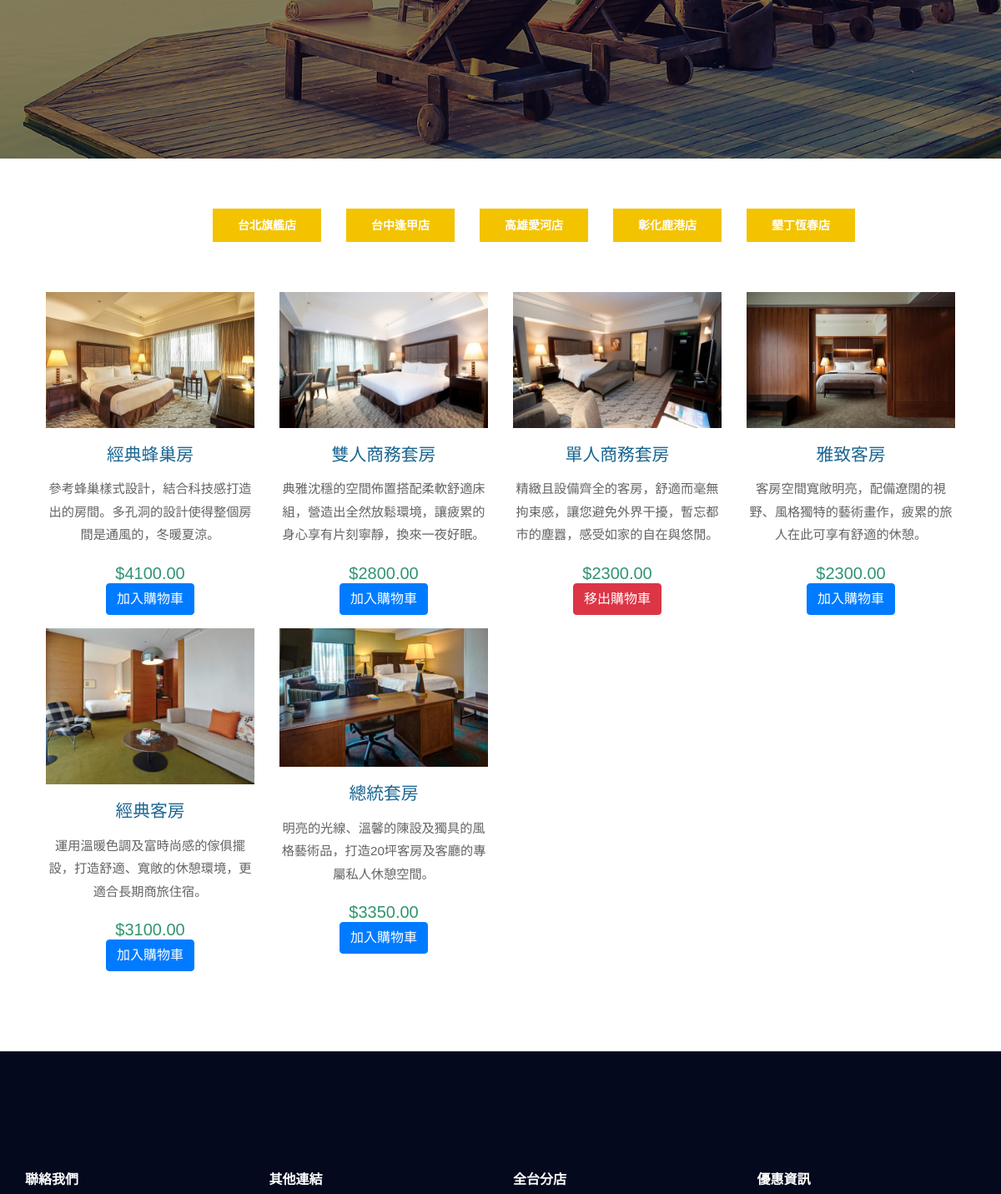
Before: /book.php (signed in, middle part) with the older database file.
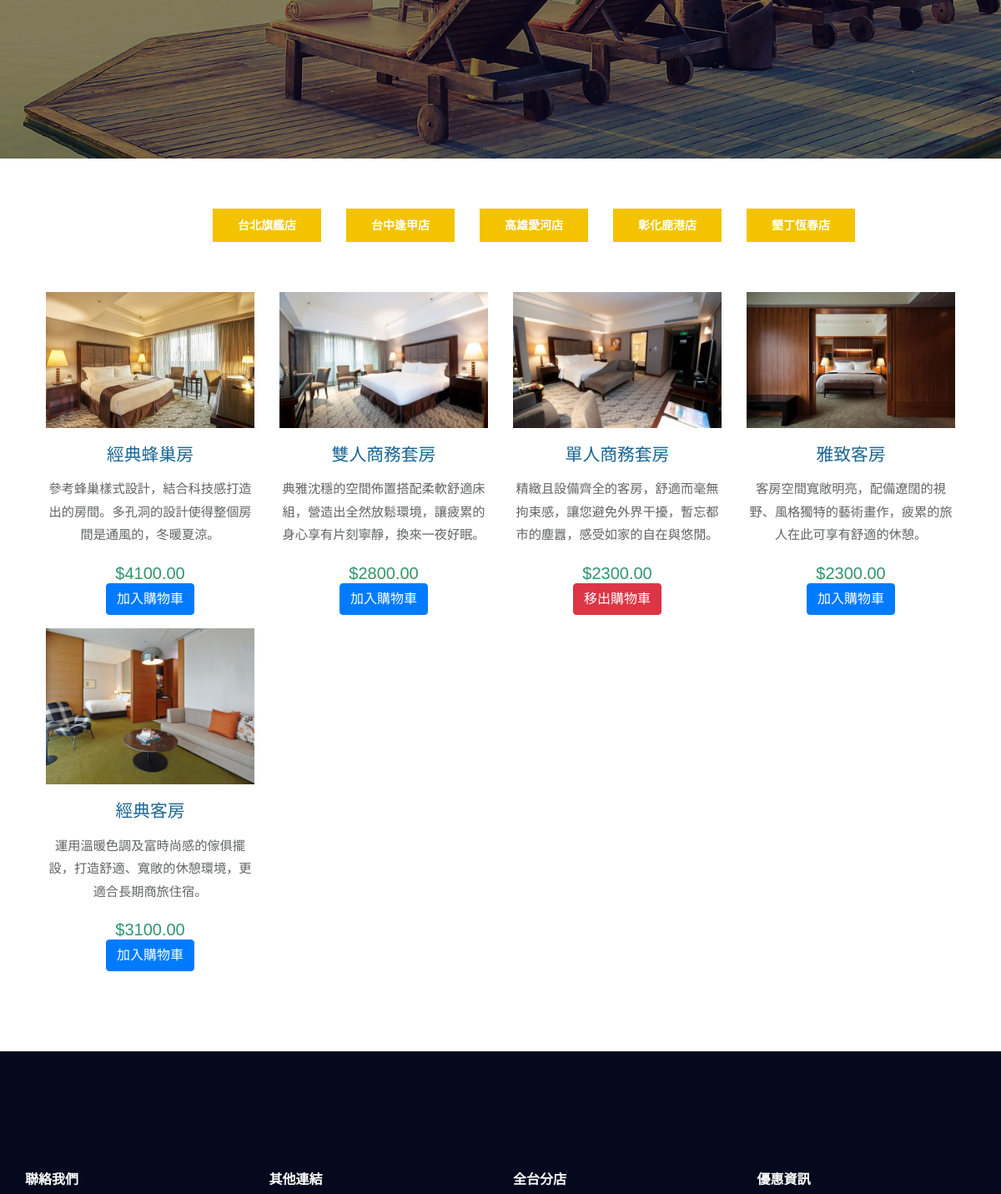
After: the same page with the newer database file.
### tables this page shows
CREATE TABLE `product` (
  `pno` int(11) NOT NULL,
  `pname` varchar(30) NOT NULL,
  `description` varchar(100) NOT NULL,
  `file_type` varchar(20) NOT NULL,
  `unitprice` decimal(10,2) NOT NULL,
  `category` varchar(20) NOT NULL
);

### book.php (the view, shortened to what the changed rows need)
<!DOCTYPE html>
<html lang="en">
<?php
    if(isset($_POST['require_category']))
    {
        $category = $_POST['require_category'];
    }
    else {
        $category = '台北旗艦店';
    }
    $items = "";
    $items .= '<div id="tm-gallery-page-' . $category . '" class="tm-gallery-page">';
    $link = mysqli_connect("localhost","root","");
    mysqli_select_db($link, "beehotel");
    mysqli_query($link, "SET NAMES UTF8");
    if($result = mysqli_query($link,"SELECT * FROM product WHERE category = '$category'"))
    {
        $bought_items = array();
        if(isset($_SESSION['account'])) {
            $link = mysqli_connect("localhost","root","");
            mysqli_select_db($link, "beehotel");
            mysqli_query($link, "SET NAMES UTF8");
            $id_of_account = $_SESSION['account_id'];
            if($cart_result = mysqli_query($link,"SELECT * FROM cart WHERE account_id = $id_of_account")) {
                while ($cart_item = mysqli_fetch_assoc($cart_result)) {
                    array_push($bought_items,$cart_item['pno']);
                }
            }
        }
        while($room = mysqli_fetch_assoc($result)) {
            $pno = $room['pno'];
            $pname = $room['pname'];
            $description = $room['description'];
            $file_type = $room['file_type'];
            $unitprice = $room['unitprice'];
            $cart_operation='';
            $status_of_item='';
            $text_of_item='';
            if(isset($_SESSION['account'])) {
                if(sizeof($bought_items)!=0){
                    for($i=0;$i<sizeof($bought_items);$i++) {
                    if($pno==$bought_items[$i])
                    {
                        $status_of_item = 'btn-danger';
                        $text_of_item = '移出';
                        $cart_operation = 'remove';
                        break;
                    }
                    else {
                        $status_of_item = 'btn-primary';
                        $text_of_item = '加入';
                        $cart_operation = 'add';
                    }
                }
                }else{
                    $status_of_item = 'btn-primary';
                    $text_of_item = '加入';
                    $cart_operation = 'add';
                }
            }
            else {
                $status_of_item = 'btn-primary';
                $text_of_item = '加入';
                $cart_operation = 'add';
            }
            $item="";
            $item .= '
            <article class="col-lg-3 col-md-4 col-sm-6 col-12 tm-gallery-item">' .
                '<figure>'.
                    '<a href="./product.php">'.
                        '<img src="images/product/' . $file_type .
                        '" alt="Image" class="img-fluid tm-gallery-img" />'.
                    '</a>'.
                    '<figcaption style="text-align: center;">'.
                        '<h4 class="tm-gallery-title">'.
                            $pname.
                        '</h4>'.
                        '<p class="tm-gallery-description">'.
                            $description.
                        '</p>'.
                        '<section class="tm-gallery-price">$'.
                            $unitprice.
                        '</section>'.
                        '<form action="" method="post" >'.
                            '<input type="hidden" name="cart_operation" value="'.$cart_operation.'">'.
                            '<input type="hidden" name="cart_item_id" value="'.$pno.'">'.
                            '<button id="p'. $pno .'" class="btn '. $status_of_item .'" type = submit>'.
                                $text_of_item .'購物車' .
                            '</button>'.
                        '</form>'.
                    '</figcaption>'.
                '</figure>'.
            '</article>';
            $items .= $item;
        }
    }
    $items .= '</div>';
?>
<head>
    <link href="css/book.css" rel="stylesheet" />
    <?php include("import.php") ?>
</head>
<body>
    <?php include("nav.php") ?>
    <div class="row tm-gallery">
        <?php echo $items; ?>
    </div>
    <?php include("footer.php") ?>
</body>
</html>

Changed rows visible on the page:
no longer on this page (row edited): product: file_type (picture), pname "總統套房", description "明亮的光線、溫馨的陳設及獨具的風格藝術品，打造20坪客房及客廳的專屬私人休憩空間。", unitprice "3350.00", pno "加入"
Other visible differences:
text no longer shown: "$ $ $ $ $ $ 購物車 購物車 購物車 購物車 購物車 購物車"
text now shown: "$ $ $ $ $ 購物車 購物車 購物車 購物車 購物車"
